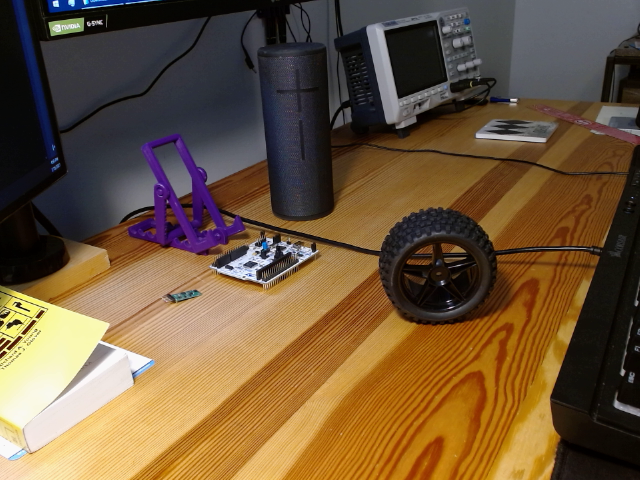
//> input picture ex4/surf/0.ppm, 640 x 480 px
$ ./main 0.ppm 1.ppm   (built with g++ and OpenCV 4)
//> lines starting //> are read from the running program, lines starting //| are printed output that depends on the picture
#include <iostream>
#include "opencv2/core.hpp"
#ifdef HAVE_OPENCV_XFEATURES2D
#include "opencv2/highgui.hpp"
#include "opencv2/features2d.hpp"
#include "opencv2/xfeatures2d.hpp"
using namespace cv;
using namespace cv::xfeatures2d;
using std::cout;
using std::endl;
// Note: changed to positional args
const char* keys =
    "{help h usage ? || Print help message. }"
    "{@input1 || Path to input image 1. }"
    "{@input2 || Path to input image 2. }";
int main( int argc, char* argv[] )
{
    CommandLineParser parser( argc, argv, keys );
    Mat img1 = imread( parser.get<String>(0), IMREAD_GRAYSCALE );
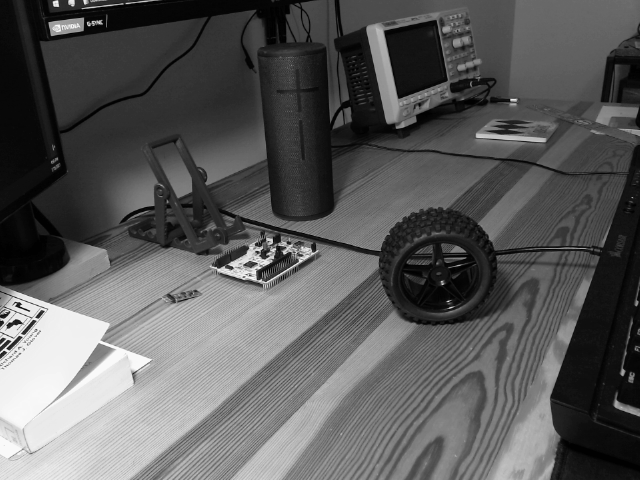
//> img1: 480 rows x 640 cols, CV_8UC1; min 0, max 249, mean 90.6
    Mat img2 = imread( parser.get<String>(1), IMREAD_GRAYSCALE );
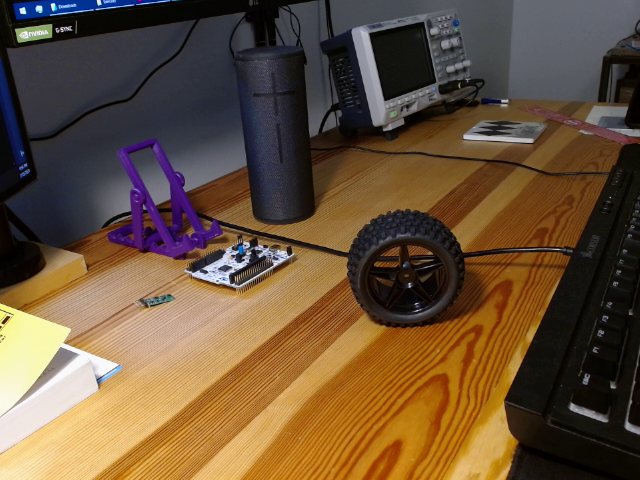
//> input picture ex4/surf/1.ppm, 640 x 480 px
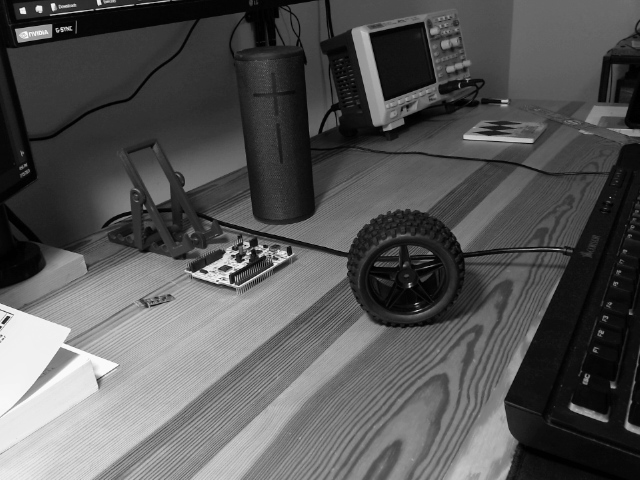
//> img2: 480 rows x 640 cols, CV_8UC1; min 0, max 249, mean 85.9
    if ( img1.empty() || img2.empty() )
    {
        cout << "Could not open or find the image!\n" << endl;
        parser.printMessage();
        return -1;
    }
    //-- Step 1: Detect the keypoints using SURF Detector, compute the descriptors
    int minHessian = 400;
//> (the run ends here: the program stops with an error, at `Ptr<SURF> detector = SURF::create( minHessian );`)
